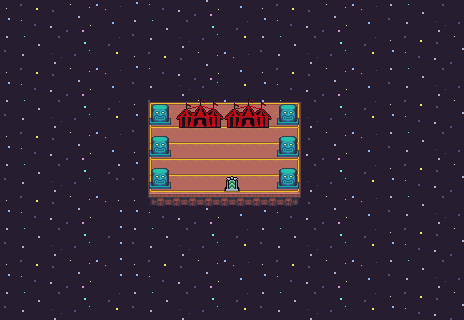

Below is a game level as drawn by its tile map, then a one-line description and the .tmx that defines it (tile-layer data replaced by summaries):
An orthogonal 29x20 tile map with 16x16 px tiles, 5 tile layers (Collision, Stars, BackGround, Clutter, ...), 5 tilesets and 4 objects.

<map version="1.10" tiledversion="1.11.2" orientation="orthogonal" renderorder="right-down" width="29" height="20" tilewidth="16" tileheight="16" infinite="0" nextlayerid="31" nextobjectid="206">
 <editorsettings>
  <export format="tmx" />
 </editorsettings>
 <properties>
  <property name="dungeonEffect" value="{&quot;startBattleWithCard&quot;: [ &quot;Jester's Cap&quot;, &quot;Jabs, Mistress of Mockery&quot; ]}" />
 </properties>
 <tileset firstgid="1" source="../../../../common/maps/tileset/main.tsx" />
 <tileset firstgid="10113" source="../../../../common/maps/tileset/buildings.tsx" />
 <tileset firstgid="11905" source="../../../../common/maps/tileset/FarmFood.tsx" />
 <tileset firstgid="16001" source="../../../../common/maps/tileset/dungeon.tsx" />
 <tileset firstgid="20481" source="../../../../common/maps/tileset/buildingsbosses.tsx" />
 <layer id="30" name="Collision" width="29" height="20">
  <data>[580 cells, 46 non-empty, 2 distinct tile ids]</data>
 </layer>
 <layer id="28" name="Stars" width="29" height="20">
  <data>[580 cells, 580 non-empty, 32 distinct tile ids]</data>
 </layer>
 <layer id="26" name="BackGround" width="29" height="20">
  <data>[580 cells, 122 non-empty, 1 distinct tile ids]</data>
 </layer>
 <layer id="27" name="Clutter" width="29" height="20">
  <data>[580 cells, 119 non-empty, 11 distinct tile ids]</data>
 </layer>
 <layer id="29" name="Teleport" width="29" height="20">
  <properties>
   <property name="spriteLayer" type="bool" value="true" />
  </properties>
  <data>[580 cells, 39 non-empty, 12 distinct tile ids]</data>
 </layer>
 <objectgroup id="12" name="Objects" opacity="0.9" offsetx="3.15789" offsety="7.89474">
  <object id="201" template="../../../../common/maps/obj/enemy.tx" x="212.149" y="135.487">
   <properties>
    <property name="effect" value="{ &quot;startBattleWithCard&quot;: [ &quot;Celebr-8000&quot;, &quot;Crumbling Sanctuary&quot; ] }" />
    <property name="enemy" value="The Madcap Jester" />
    <property name="spawn.Easy" type="bool" value="false" />
    <property name="spawn.Normal" type="bool" value="false" />
   </properties>
  </object>
  <object id="203" template="../../../../common/maps/obj/dialog.tx" x="145.522" y="151.689" width="149.64" height="8.83333" visible="1">
   <properties>
    <property name="dialog">[
{
   "text": "You step into the strange tent and find it bigger on the inside. Star swirl through the extradimensional space, the sound of wild laughter emanating into the void from a strange clown ahead.
'HE HA HE! RIGHT HERE YOU BE! TO ENGAGE IN SOME REVELRY! BUT DO TAKE CARE! YOU MUST BEWARE! THIS JESTER CAN GIVE QUITE A SCARE!'
Your manasight stone glows, sensing the power of the legend here.",
   "options": [{
      "name": "(Continue)", "action": [{"deleteMapObject":-1}]}]
}
]</property>
   </properties>
  </object>
  <object id="204" template="../../../../common/maps/obj/enemy.tx" x="210.842" y="134.772">
   <properties>
    <property name="effect" value="{ &quot;startBattleWithCard&quot;: [ &quot;Crumbling Sanctuary&quot; ] }" />
    <property name="enemy" value="The Madcap Jester" />
    <property name="spawn.Easy" type="bool" value="true" />
    <property name="spawn.Hard" type="bool" value="false" />
    <property name="spawn.Insane" type="bool" value="false" />
    <property name="spawn.Normal" type="bool" value="true" />
   </properties>
  </object>
  <object id="205" template="../../../../common/maps/obj/entry_up.tx" x="222.842" y="180.772" width="12.6667" height="16">
   <properties>
    <property name="teleport" value="" />
   </properties>
  </object>
 </objectgroup>
</map>
